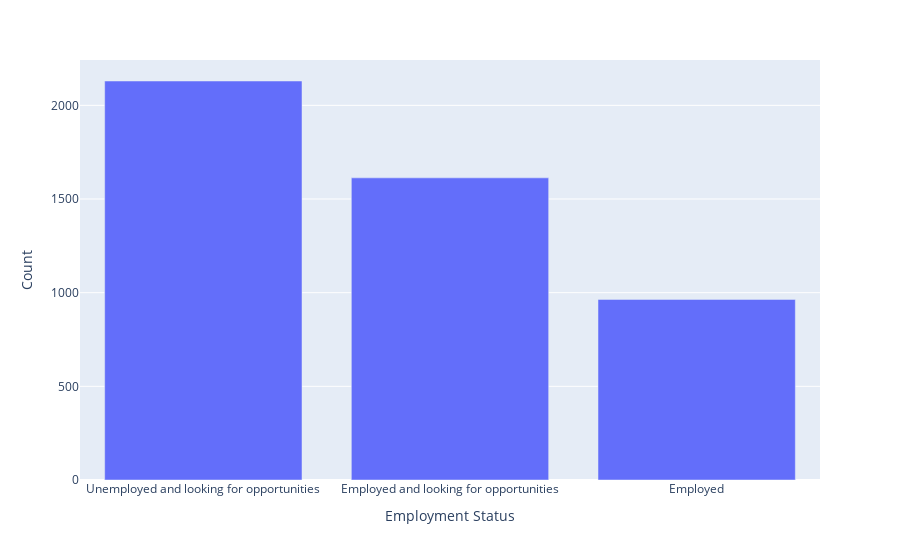

This figure's notebook cell:
### Code cell
fig = px.bar(x=employment_status.index, y=employment_status.values, labels={'x': 'Employment Status', 'y': 'Count'})
fig.show()

### Figure 1 — Plotly figure (JSON) as saved in the notebook; plotly's stock layout.template omitted (floating-point values rounded to 4 significant figures)
{"data": [{"alignmentgroup": "True", "hovertemplate": "Employment Status=%{x}<br>Count=%{y}<extra></extra>", "legendgroup": "", "marker": {"color": "#636efa", "pattern": {"shape": ""}}, "name": "", "offsetgroup": "", "orientation": "v", "showlegend": false, "textposition": "auto", "type": "bar", "x": ["Unemployed and looking for opportunities", "Employed and looking for opportunities", "Employed"], "xaxis": "x", "y": [2130, 1613, 964], "yaxis": "y"}], "layout": {"barmode": "relative", "legend": {"tracegroupgap": 0}, "margin": {"t": 60}, "xaxis": {"anchor": "y", "domain": [0, 1], "title": {"text": "Employment Status"}}, "yaxis": {"anchor": "x", "domain": [0, 1], "title": {"text": "Count"}}}}
